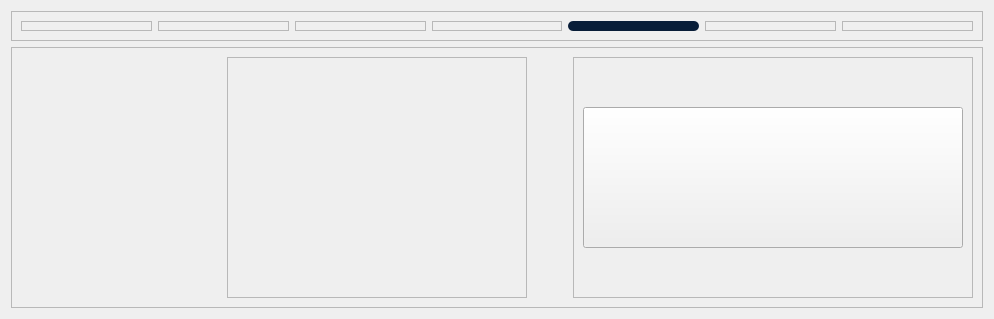
             <widget class="QWidget" name="ShouldBeEmptyPage">
              <layout class="QVBoxLayout" name="verticalLayout_18">
               <item>
                <widget class="QFrame" name="frame_65">
                 <property name="minimumSize">
                  <size>
                   <width>0</width>
                   <height>30</height>
                  </size>
                 </property>
                 <property name="maximumSize">
                  <size>
                   <width>16777215</width>
                   <height>30</height>
                  </size>
                 </property>
                 <property name="frameShape">
                  <enum>QFrame::StyledPanel</enum>
                 </property>
                 <property name="frameShadow">
                  <enum>QFrame::Raised</enum>
                 </property>
                 <layout class="QHBoxLayout" name="horizontalLayout_15">
                  <item>
                   <widget class="QFrame" name="frame_66">
                    <property name="frameShape">
                     <enum>QFrame::StyledPanel</enum>
                    </property>
                    <property name="frameShadow">
                     <enum>QFrame::Raised</enum>
                    </property>
                   </widget>
                  </item>
                  <item>
                   <widget class="QFrame" name="frame_67">
                    <property name="frameShape">
                     <enum>QFrame::StyledPanel</enum>
                    </property>
                    <property name="frameShadow">
                     <enum>QFrame::Raised</enum>
                    </property>
                   </widget>
                  </item>
                  <item>
                   <widget class="QFrame" name="frame_69">
                    <property name="frameShape">
                     <enum>QFrame::StyledPanel</enum>
                    </property>
                    <property name="frameShadow">
                     <enum>QFrame::Raised</enum>
                    </property>
                   </widget>
                  </item>
                  <item>
                   <widget class="QFrame" name="frame_70">
                    <property name="frameShape">
                     <enum>QFrame::StyledPanel</enum>
                    </property>
                    <property name="frameShadow">
                     <enum>QFrame::Raised</enum>
                    </property>
                   </widget>
                  </item>
                  <item>
                   <widget class="QFrame" name="frame_68">
                    <property name="styleSheet">
                     <string notr="true">background-color: rgb(8, 29, 56);
border-radius : 5px;
border: none;</string>
                    </property>
                    <property name="frameShape">
                     <enum>QFrame::StyledPanel</enum>
                    </property>
                    <property name="frameShadow">
                     <enum>QFrame::Raised</enum>
                    </property>
                   </widget>
                  </item>
                  <item>
                   <widget class="QFrame" name="frame_71">
                    <property name="frameShape">
                     <enum>QFrame::StyledPanel</enum>
                    </property>
                    <property name="frameShadow">
                     <enum>QFrame::Raised</enum>
                    </property>
                   </widget>
                  </item>
                  <item>
                   <widget class="QFrame" name="frame_72">
                    <property name="frameShape">
                     <enum>QFrame::StyledPanel</enum>
                    </property>
                    <property name="frameShadow">
                     <enum>QFrame::Raised</enum>
                    </property>
                   </widget>
                  </item>
                 </layout>
                </widget>
               </item>
               <item>
                <widget class="QFrame" name="frame_60">
                 <property name="frameShape">
                  <enum>QFrame::StyledPanel</enum>
                 </property>
                 <property name="frameShadow">
                  <enum>QFrame::Raised</enum>
                 </property>
                 <layout class="QHBoxLayout" name="horizontalLayout_14">
                  <item>
                   <widget class="QFrame" name="frame_61">
                    <property name="sizePolicy">
                     <sizepolicy hsizetype="Expanding" vsizetype="Expanding">
                      <horstretch>0</horstretch>
                      <verstretch>0</verstretch>
                     </sizepolicy>
                    </property>
                    <property name="minimumSize">
                     <size>
                      <width>200</width>
                      <height>0</height>
                     </size>
                    </property>
                    <property name="styleSheet">
                     <string notr="true">image: url(:/Asset/Asset/Modul 7.png);
border: none;</string>
                    </property>
                    <property name="frameShape">
                     <enum>QFrame::StyledPanel</enum>
                    </property>
                    <property name="frameShadow">
                     <enum>QFrame::Raised</enum>
                    </property>
                   </widget>
                  </item>
                  <item>
                   <widget class="QFrame" name="frame_62">
                    <property name="minimumSize">
                     <size>
                      <width>300</width>
                      <height>0</height>
                     </size>
                    </property>
                    <property name="frameShape">
                     <enum>QFrame::StyledPanel</enum>
                    </property>
                    <property name="frameShadow">
                     <enum>QFrame::Raised</enum>
                    </property>
                    <layout class="QVBoxLayout" name="verticalLayout_16">
                     <item>
                      <widget class="QFrame" name="frame_63">
                       <property name="sizePolicy">
                        <sizepolicy hsizetype="Expanding" vsizetype="Preferred">
                         <horstretch>0</horstretch>
                         <verstretch>0</verstretch>
                        </sizepolicy>
                       </property>
                       <property name="styleSheet">
                        <string notr="true">image: url(:/Asset/Asset/Continous.png);
border: none;</string>
                       </property>
                       <property name="frameShape">
                        <enum>QFrame::StyledPanel</enum>
                       </property>
                       <property name="frameShadow">
                        <enum>QFrame::Raised</enum>
                       </property>
                      </widget>
                     </item>
                    </layout>
                   </widget>
                  </item>
                  <item>
                   <spacer name="horizontalSpacer_5">
                    <property name="orientation">
                     <enum>Qt::Horizontal</enum>
                    </property>
                    <property name="sizeHint" stdset="0">
                     <size>
                      <width>40</width>
                      <height>20</height>
                     </size>
                    </property>
                   </spacer>
                  </item>
                  <item>
                   <widget class="QFrame" name="frame_64">
                    <property name="minimumSize">
                     <size>
                      <width>400</width>
                      <height>0</height>
                     </size>
                    </property>
                    <property name="sizeIncrement">
                     <size>
                      <width>0</width>
                      <height>0</height>
                     </size>
                    </property>
                    <property name="frameShape">
                     <enum>QFrame::StyledPanel</enum>
                    </property>
                    <property name="frameShadow">
                     <enum>QFrame::Raised</enum>
                    </property>
                    <layout class="QVBoxLayout" name="verticalLayout_17">
                     <item>
                      <spacer name="verticalSpacer_9">
                       <property name="orientation">
                        <enum>Qt::Vertical</enum>
                       </property>
                       <property name="sizeHint" stdset="0">
                        <size>
                         <width>20</width>
                         <height>40</height>
                        </size>
                       </property>
                      </spacer>
                     </item>
                     <item>
                      <widget class="QPushButton" name="RunCOD">
                       <property name="sizePolicy">
                        <sizepolicy hsizetype="Minimum" vsizetype="Preferred">
                         <horstretch>0</horstretch>
                         <verstretch>0</verstretch>
                        </sizepolicy>
                       </property>
                       <property name="minimumSize">
                        <size>
                         <width>0</width>
                         <height>141</height>
                        </size>
                       </property>
                       <property name="cursor">
                        <cursorShape>PointingHandCursor</cursorShape>
                       </property>
                       <property name="styleSheet">
                        <string notr="true">QPushButton {
 		background-color: rgba(255, 220, 50, 255);
		border-color: rgb(255, 255, 255);
		border-radius : 2px;
		color: rgb(255, 255, 255);
		image: url(:/Asset/Asset/Run1.png);
		font-size: 40px;
		padding:7px;
		font-family: "SF Pro Display"; 
			font-weight: bold; 
    		font-style: normal;

}

/* Saat mouse hover */
QPushButton:hover {
	image: url(:/Asset/Asset/Run2.png);
    background-color: rgba(222, 191, 42, 225);
};
border: none;</string>
                       </property>
                       <property name="text">
                        <string />
                       </property>
                      </widget>
                     </item>
                     <item>
                      <spacer name="verticalSpacer_10">
                       <property name="orientation">
                        <enum>Qt::Vertical</enum>
                       </property>
                       <property name="sizeHint" stdset="0">
                        <size>
                         <width>20</width>
                         <height>40</height>
                        </size>
                       </property>
                      </spacer>
                     </item>
                    </layout>
                   </widget>
                  </item>
                 </layout>
                </widget>
               </item>
              </layout>
             </widget>
